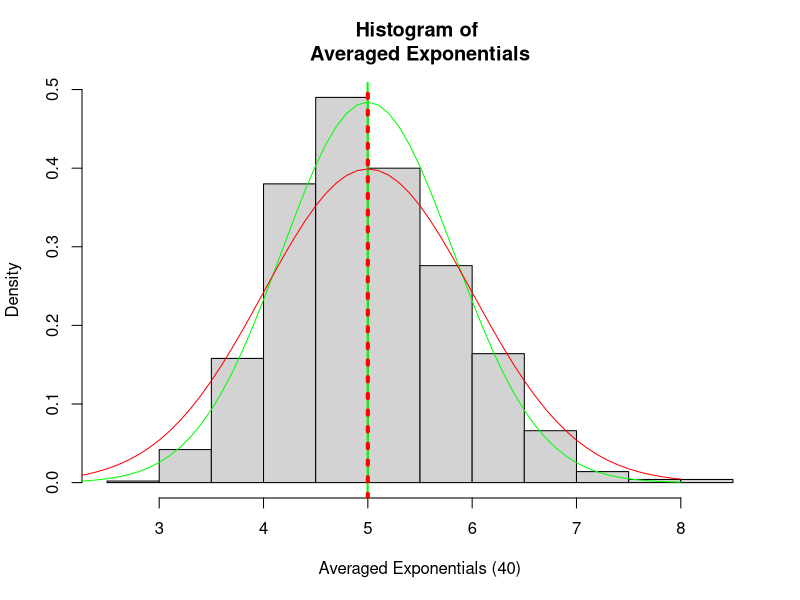
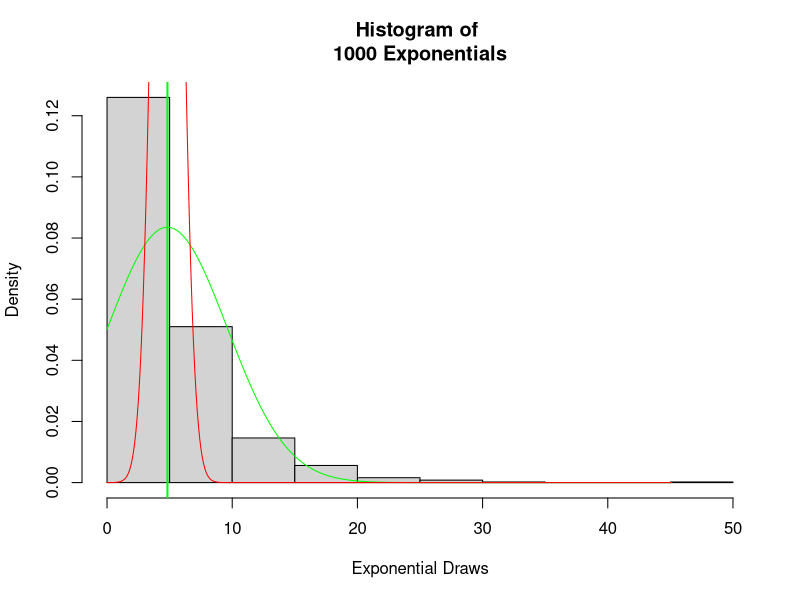

Source code (R) for these figures, in order:
## ---- chunk 1
## single draw exponentials
re<-rexp(1000,0.2)
## create averages of 40 draws of exponentials
mns = NULL
for (i in 1:1000) mns = c(mns,mean(rexp(40,0.2)))
## ---- chunk 2
x<-seq(2,8,0.1)
hist(mns,freq=FALSE,xlab="Averaged Exponentials (40)",main="Histogram of \nAveraged Exponentials")
lines(x,dnorm(x,mean=mean(mns),sd=sd(mns)),col="green")
m<-mean(mns)
abline(v=m,col="green",lwd=2)
abline(v=1/0.2,col="red",lty=3,lwd=4)
lines(x,dnorm(x,mean=1/0.2,sd=1),col="red")

varm<-var(mns)
## ---- chunk 3
re<-rexp(1000,0.2)
x<-seq(min(re),max(re),0.1)
hist(re,freq=FALSE, xlab="Exponential Draws",main="Histogram of \n1000 Exponentials")
lines(x,dnorm(x,mean=mean(re),sd=sd(re)),col="green")
mre<-mean(re)
abline(v=mre,col="green",lwd=2)
lines(x,dnorm(x,mean=mean(re),sd=1),col="red")
varre<-var(re)
